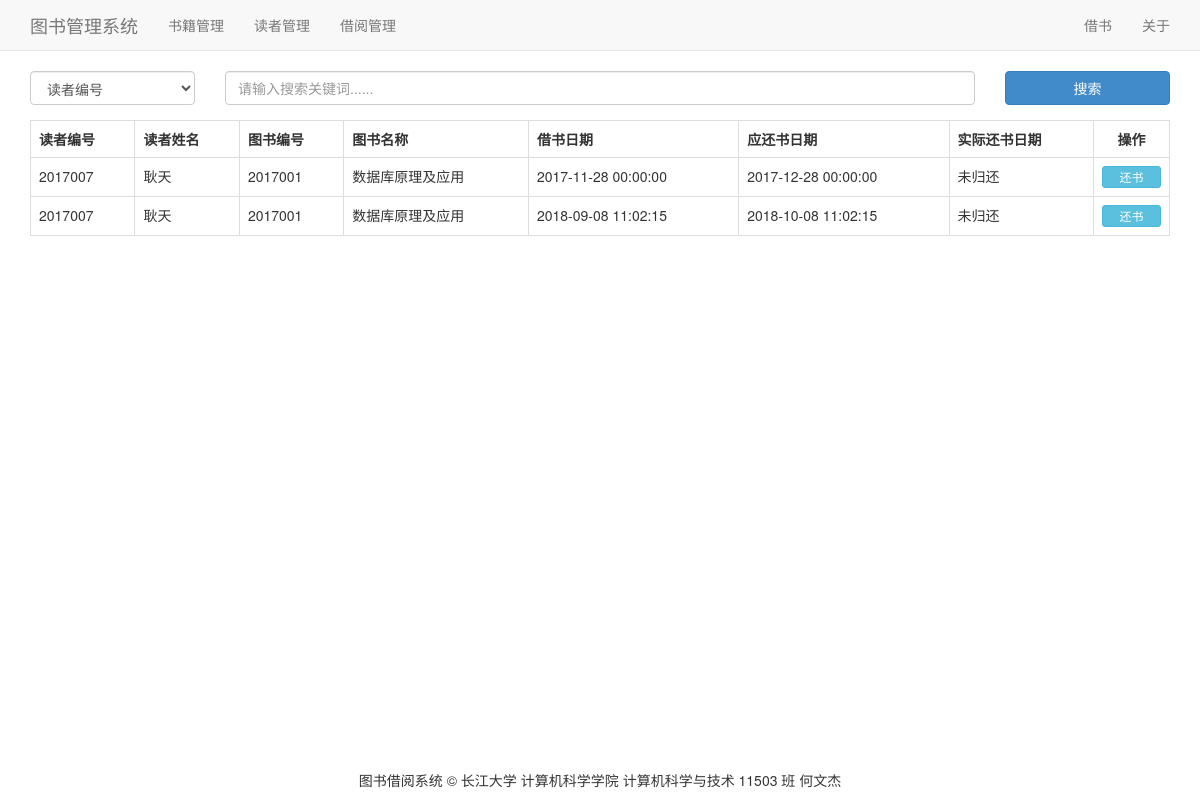
Screenshot of /borrowManage.php with the database file from the repository.
### tables this page shows
CREATE TABLE `borrow` (
  `rdID` int(9) NOT NULL COMMENT '读者编号',
  `bkID` int(9) NOT NULL COMMENT '图书编号',
  `dateBorrow` datetime NOT NULL COMMENT '借书日期',
  `dateLendPlan` datetime DEFAULT NULL COMMENT '应还书日期',
  `dateLendAct` datetime DEFAULT NULL COMMENT '实际还书日期'
);

CREATE TABLE `reader` (
  `rdID` int(9) NOT NULL COMMENT '读者编号',
  `rdType` int(11) DEFAULT NULL COMMENT '读者类型',
  `rdName` varchar(20) DEFAULT NULL COMMENT '读者姓名',
  `rdDept` varchar(40) DEFAULT NULL COMMENT '所在部门',
  `rdQQ` varchar(10) DEFAULT NULL COMMENT '联系QQ',
  `rdBorrowQty` int(11) DEFAULT '0' COMMENT '已借书数量'
);

CREATE TABLE `book` (
  `bkID` int(9) NOT NULL COMMENT '图书编号',
  `bkName` varchar(50) DEFAULT NULL COMMENT '书籍名称',
  `bkAuthor` varchar(50) DEFAULT NULL COMMENT '作者',
  `bkPress` varchar(50) DEFAULT NULL COMMENT '出版社',
  `bkPrice` decimal(5,2) DEFAULT NULL COMMENT '价格',
  `bkStatus` int(11) DEFAULT '1' COMMENT '在馆状态'
);

### borrowManage.php (the view, shortened to what this page needs)
<!DOCTYPE html>
<html lang="zh-cn">
<head>
    <link href="css/bootstrap.min.css" rel="stylesheet">
</head>
<body>
<nav class="navbar navbar-default navbar-static-top">
    <div class="container">
        <div class="navbar-header">
            <a class="navbar-brand" href="./index.php">图书管理系统</a>
        </div>
        <div class="collapse navbar-collapse">
            <ul class="nav navbar-nav">
                <li>
                    <a href="./bookManage.php">书籍管理</a>
                </li>
                <li>
                    <a href="./readerManage.php">读者管理</a>
                </li>
                <li>
                    <a href="./borrowManage.php">借阅管理</a>
                </li>
            </ul>
            <ul class="nav navbar-nav navbar-right">
                <li>
                    <a href="#" data-toggle="modal" data-target="#bBook">借书</a>
                </li>
                <li>
                    <a href="#" data-toggle="modal" data-target="#About">关于</a>
                </li>
            </ul>
        </div>
    </div>
</nav>
<div class="container">
    <form id="search" action="./borrowManage.php" method="get">
        <div class="row">
            <div class="col-md-2 form-group">
                <select class="form-control" id="items" name="items">
                    <option value="reader.rdID">读者编号</option>
                </select>
            </div>
            <div class="col-md-8 form-group">
                <input class="form-control" type="text" name="wd" placeholder="请输入搜索关键词......" required>
            </div>
            <div class="col-md-2 form-group">
                <button type="submit" class="btn btn-primary btn-block">搜索</button>
            </div>
        </div>
    </form>
    <div class="table-responsive">
        <table class='table table-responsive table-bordered table-hover'>
            <tr>
                <th>读者编号</th>
                <th>读者姓名</th>
                <th>图书编号</th>
                <th>图书名称</th>
                <th>借书日期</th>
                <th>应还书日期</th>
                <th>实际还书日期</th>
                <th class="text-center">操作</th>
            </tr>
            <?php
            require_once 'dbConn.php';
            if (isset($_GET['items'])) {
                $items = $_GET['items'];
                $wd = $_GET['wd'];
                $sql = "SELECT
                          borrow.rdID,
                          reader.rdName,
                          borrow.bkID,
                          book.bkName,
                          borrow.dateBorrow,
                          borrow.dateLendPlan,
                          borrow.dateLendAct
                        FROM
                          borrow
                        JOIN
                          reader
                        ON
                          borrow.rdID = reader.rdID
                        JOIN
                          book
                        ON
                          borrow.bkID = book.bkID
                        WHERE $items = $wd
                        ORDER BY `borrow`.`dateBorrow`";
            } else {
                $sql = "SELECT
                          borrow.rdID,
                          reader.rdName,
                          borrow.bkID,
                          book.bkName,
                          borrow.dateBorrow,
                          borrow.dateLendPlan,
                          borrow.dateLendAct
                        FROM
                          borrow
                        JOIN
                          reader
                        ON
                          borrow.rdID = reader.rdID
                        JOIN
                          book
                        ON
                          borrow.bkID = book.bkID
                        ORDER BY `borrow`.`dateBorrow`;";
            }
            $result = mysqli_query($conn, $sql);
            while ($row = mysqli_fetch_array($result)) {
                echo "<tr>";
                echo "<td>" . $row[0] . "</td>";
                echo "<td>" . $row[1] . "</td>";
                echo "<td>" . $row[2] . "</td>";
                echo "<td>" . $row[3] . "</td>";
                echo "<td>" . $row[4] . "</td>";
                echo "<td>" . $row[5] . "</td>";
                if (is_null($row[6])) {
                    $dateLendAct = '未归还';
                    echo "<td>" . $dateLendAct . "</td>";
                    echo "<td><button type='submit' class='btn btn-info btn-xs btn-block return_bk' data-toggle='modal' data-target='#ReturnBook' id1='$row[0]' id2=' $row[2]' id3=' $row[4]'>还书</button></td>";
                } else {
                    echo "<td>" . $row[6] . "</td>";
                    echo "<td><button type='submit' class='btn btn-info btn-xs btn-block return_bk' disabled='disabled' id1='$row[0]' id2=' $row[2]' id3=' $row[4]'>还书</button></td>";
                }
                echo "</tr>";
            }
            ?>
        </table>
    </div>
</div>
<footer class="footer navbar-fixed-bottom">
    <p class="text-center">图书借阅系统 © 长江大学 计算机科学学院 计算机科学与技术 11503 班 何文杰</p>
</footer>
</body>
</html>

### rows the page displays
borrow: rdID "2017007", rdID.rdName "耿天", bkID "2017001", bkID.bkName "数据库原理及应用", dateBorrow "2017-11-28 00:00:00", dateLendPlan "2017-12-28 00:00:00", dateLendAct "未归还"
borrow: rdID "2017007", rdID.rdName "耿天", bkID "2017001", bkID.bkName "数据库原理及应用", dateBorrow "2018-09-08 11:02:15", dateLendPlan "2018-10-08 11:02:15", dateLendAct "未归还"
